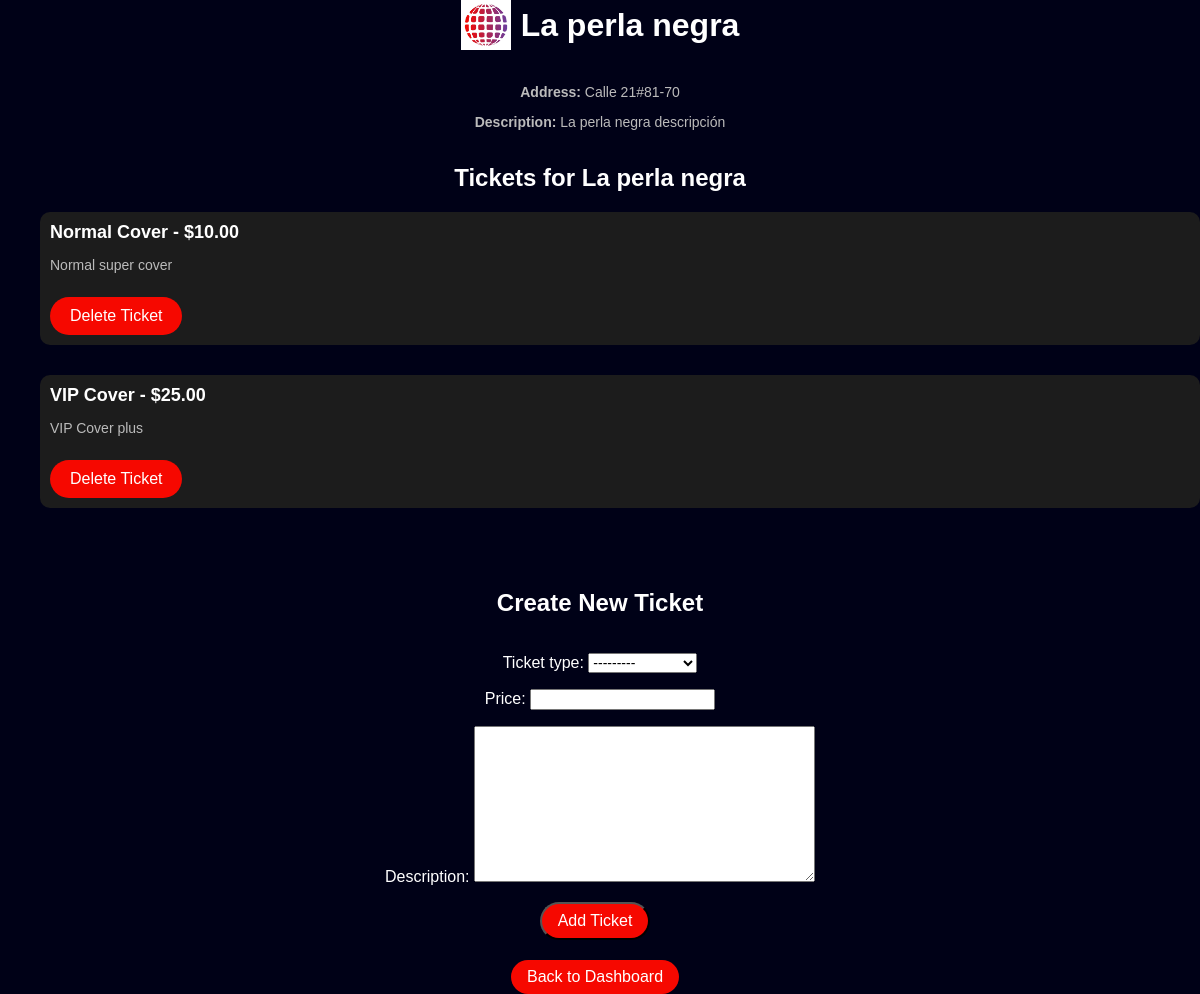
Page /users/custom-admin/nightclub/1/ (signed in) on the earlier database version.
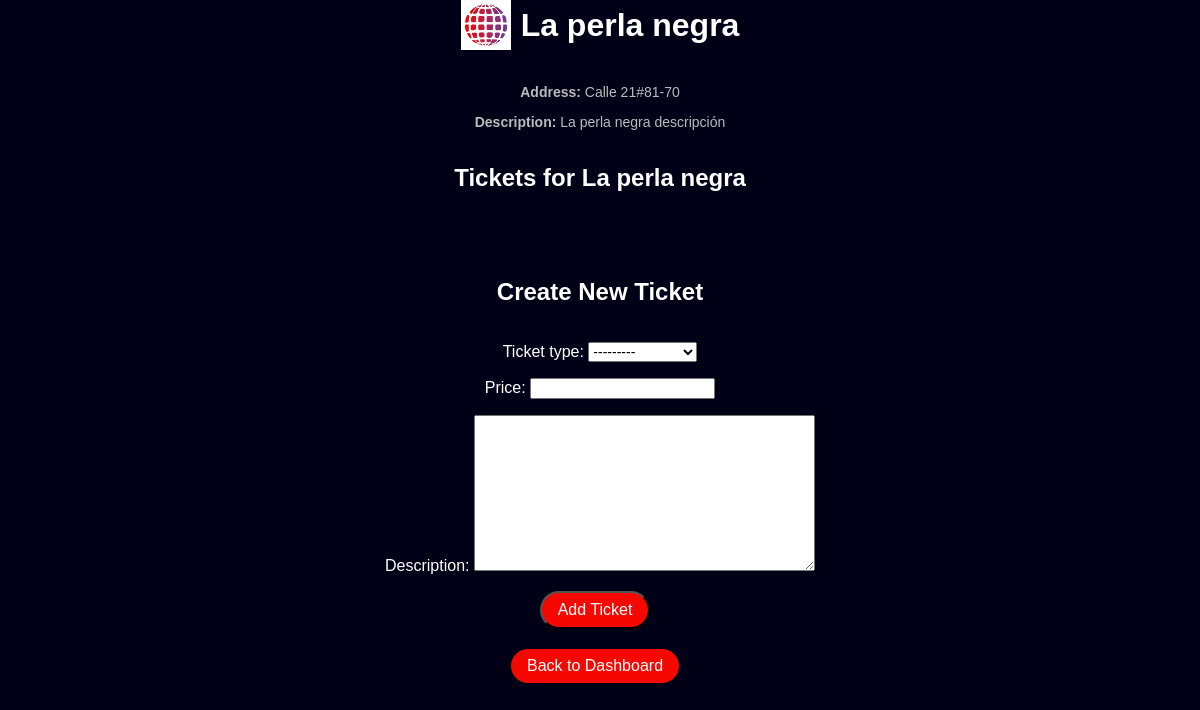
Same page on the later database version.
### tickets/models.py (models this page shows, shortened)
class Ticket(models.Model):
    TICKET_CHOICES = [
        ('normal', 'Normal Cover'),
        ('vip', 'VIP Cover'),
    ]
    nightclub = models.ForeignKey(NightClub, related_name='tickets', on_delete=models.CASCADE)
    ticket_type = models.CharField(max_length=50, choices=TICKET_CHOICES)
    price = models.DecimalField(max_digits=6, decimal_places=2)
    description = models.TextField(blank=True, null=True)

### users/views.py (the view)
# urls.py: path('custom-admin/nightclub/<int:pk>/', views.nightclub_detail,
@staff_member_required
def nightclub_detail(request, pk):
    nightclub = get_object_or_404(NightClub, pk=pk)
    if request.method == 'POST':
        form = TicketForm(request.POST)
        if form.is_valid():
            ticket = form.save(commit=False)
            ticket.nightclub = nightclub  # Assign the nightclub to the ticket
            ticket.save()
            return redirect('nightclub-detail', pk=nightclub.pk)  # Redirect to the same page after ticket creation
    else:
        form = TicketForm()
    tickets = Ticket.objects.filter(nightclub=nightclub)
    return render(request, 'users/nightclub_detail.html', {
        'nightclub': nightclub,
        'tickets': tickets,
        'form': form,
    })

### users/forms.py
class TicketForm(forms.ModelForm):
    class Meta:
        model = Ticket
        fields = ['ticket_type', 'price', 'description']

### users/templates/users/nightclub_detail.html (shortened to what this page needs)
<!DOCTYPE html>
<html lang="en">
<head>
    {% load static %}
    <link rel="stylesheet" href="{% static 'css/styles.css' %}">
</head>
<body>
    <header class="header">
        <div class="logo-section">
            <img src="{% static 'images/logo.png' %}" alt="Logo" class="logo">
            <h1>{{ nightclub.name }}</h1>
        </div>
    </header>
    <div class="nightclub-info" style="text-align: center;">
        <p><strong>Address:</strong> {{ nightclub.address }}</p>
        <p><strong>Description:</strong> {{ nightclub.description }}</p>
    </div>
    <div class="ticket-section" style="text-align: center;">
        <h2>Tickets for {{ nightclub.name }}</h2>
        <ul class="nightclubs">
            {% for ticket in tickets %}
            <li class="nightclub-card" style="display: inline-block; margin-bottom: 15px; text-align: left;">
                <div class="nightclub-info">
                    <h3>{{ ticket.get_ticket_type_display }} - ${{ ticket.price }}</h3>
                    <p>{{ ticket.description }}</p>
                </div>
                <a href="{% url 'delete-ticket' ticket.id %}" class="auth-button red-button" style="margin-top: 10px;">Delete Ticket</a>
            </li>
            {% endfor %}
        </ul>
    </div>
    <div style="text-align: center; margin-top: 30px;">
        <h2>Create New Ticket</h2>
        <form method="POST" style="display: inline-block;">
            {{ form.as_p }}
            <button type="submit" class="auth-button red-button" style="padding: 8px 16px;">Add Ticket</button>
        </form>
    </div>
    <div style="text-align: center; margin-top: 20px;">
        <a href="{% url 'admin-dashboard' %}" class="auth-button" style="padding: 8px 16px;">Back to Dashboard</a>
    </div>
</body>
</html>

Differences in the rows shown:
removed Ticket: ticket_type "Normal Cover", price "10.00", description "Normal super cover"
removed Ticket: ticket_type "VIP Cover", price "25.00", description "VIP Cover plus"
